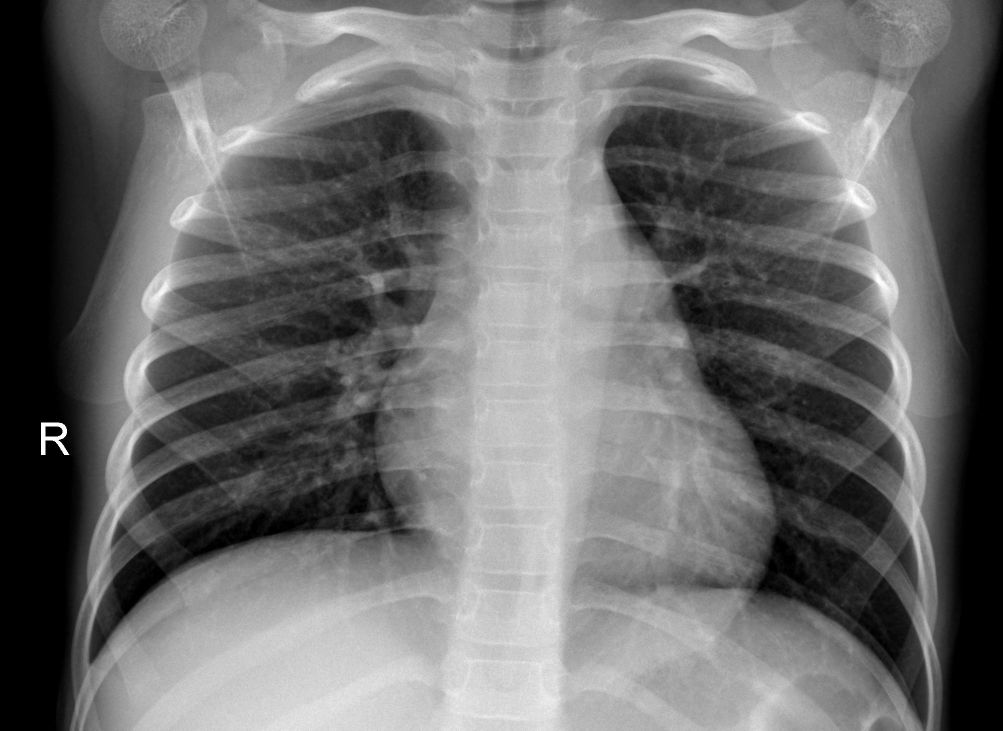
#> input picture segmentation_techniques/images/high_contrast.jpeg, 2006 x 1461 px, found by its file name (shown at 1/2 size)
$ jupyter execute RegionGrowing.ipynb
#> lines starting #> are read from the running program, lines starting #| are printed output that depends on the picture
### segmentation_techniques/RegionGrowing.py
import matplotlib.pyplot as plt
import matplotlib
import numpy as np


##Seed growing.

#We need a function which repeats the same procedure along all the pixels of the image that meet the condition of being inside a certain gray region. This function has the following parameters:

    # x and y - they represent the position of the central pixel
    # matrix - the image
    # boolean - this matrix will help to know which pixels have been analysed in order to do not pass by them again, it avoids an infinite loop
    # sigma_up and sigma_down - gray level range
    # mask - binary mask with the evolution of the segmentation

# [25 lines left out: function expansion, not called in this run]

#This is the principal function which will use the previoius funtion. It has the following parameters:
    #img - the image we want to segment
    #num_seeds - number of parts we want to segment
    #t - a value that will modified the gray range

def RegionGrowingP2(img,num_seeds,t):

    #line of code necessary for the use of the ginput function
    matplotlib.use('TkAgg')

    #selection of the initial seed
    plt.imshow(img, cmap ="gray")
    coord = plt.ginput(num_seeds)

    #the matrix in which the segmentation will be implemented
    boolean_mask = np.zeros((len(img),len(img[0])))

    #we iterate over the number of seeds
    for i in range(len(coord)):

        #column and row refer to the position of the selected seeds
        column = int(coord[i][0].round())
        row = int(coord[i][1].round())

        print("The position of the seed number",i,"is",row,column)

        #we define the gray range using the value t
        seed = img[row][column]
        threshold_up = seed + t
        threshold_down = seed - t

        #this matrix is the one that has been explained before, the one that will be used to check which pixels has been iterated
        boolean_matrix = np.ones((len(img),len(img[0])))
        boolean_matrix[row][column] = 0

        boolean_mask[row][column] = 1

        #we iterate over the necessary pixels
        final = expansion(row,column,img,boolean_matrix,threshold_up,threshold_down,boolean_mask)

    return final

#this final variable correspond to the binary mask which segmented area is in white color

### segmentation_techniques/RegionGrowing.ipynb
# SEGMENTATION BY REGION GROWING

[cell 1]
import sys
import matplotlib.image as mpimg
from skimage.color import rgb2gray
from RegionGrowing import * #includes all the functions we have created for this part

## Introduction

**Region growing** is a segmentation technique based on locating pixels which follows a certain criteria. It means that the selection will depend on the similarity between pixels. This is based on the idea of **homogeneity** , which defines that the region to be segmented is homogeneous from some point of view, and that it is different from other regions.

This method analyses the neighbouring pixels of initial seed points so they can be added to the region whether they meet the established conditions. The process is repeated over the entire image.

In this algorithm, we are going to compare the initial pixel with all its adjacent pixels (**connectivity of 8**).

The main **advantages** of region growing is that it is useful for images whith poor contrast of edges. Also, we can determine the seed points and the criteria we desire and  it can be very efficient as it only iterates over the necessary pixels.

Some of its **disadvantages** are that this is a local method with no global view and that it can be sensitive to noise. Moreover, our algorithm presents another limitation that will be explain later.

Along all the notebook, we are going to work with different images with different characteristics in order to see how the algorithm responds, but also we will apply different seed positions and thresholds so we can analyse the results from different points of view.

## Region growing algorithm

- **IMAGE1 : Healthy chest XRay with high contrast.**

Firstly, we are going to use an image from healthy lungs whose edges are well defined. This will be useful when comparing how the detection of edges can affect our results.

However, when we apply our algorithm in Jupyter Notebooks, it presents a limitation. If you see the code in part1_tools.py, we have called a function inside the same function, which is called recursive call of the function. It seems that its iterations are limited to 999 so if we have an image with high resolution, it is probable that it will need to iterate more times. This problem is solved with a line of code which allow us to change the limit of recursion.

[cell 2]
sys.setrecursionlimit(5000)

Anyway, if we increase a lot this limit, the kernel finally dies and it does not allow us to continue working. For this reason, we are going to use images with low resolution but it is supposed that the algorithm will not have limitations in other environments.

[cell 3]
o_hc_image = mpimg.imread('high_contrast.jpeg')
#> o_hc_image is the input picture: shape (1461, 2006); min 0, max 255, mean 108.9
o_hc_image = rgb2gray(o_hc_image)

hc_image = mpimg.imread("small_high_contrast.jpg")
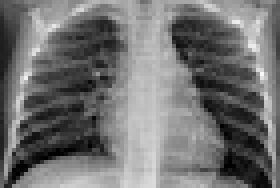
#> input picture segmentation_techniques/images/small_high_contrast.jpg, 70 x 47 px, found by its file name (shown 4 times larger)
#> hc_image is the input picture: shape (47, 70, 3); min 0, max 248, mean 114.1
hc_image = rgb2gray(hc_image)
#> hc_image: shape (47, 70) float64

plt.figure(figsize=(15,15))

plt.subplot(121)
plt.imshow(o_hc_image, cmap=plt.cm.gray)
plt.title('HIGH CONTRAST IMAGE'), plt.axis('off')
plt.subplot(122)
plt.imshow(hc_image, cmap=plt.cm.gray)
plt.title('LOW RESOLUTION HIGH CONTRAST IMAGE'), plt.axis('off')
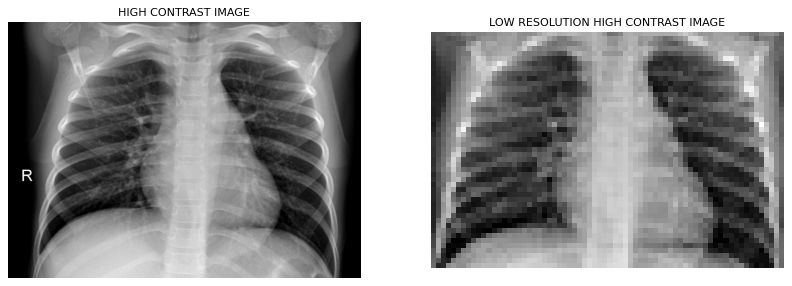
#> figure drawn by matplotlib, 2 panels

The goal is to segment two different anatomical structures which will correspond to the **segmentation of the left and the righ lung**.

On the one hand, we are going to try **different thresholds** (with similar seed position) to analyse which will fit the best for our purpose.

What we are doing changing this t value is to increase or decrease the gray region of acceptance, so this number will be added or substracted to the original seed.

[cell 4]
print("IMAGE t1")
hc_t1 = RegionGrowingP2(hc_image,2,0.1)
